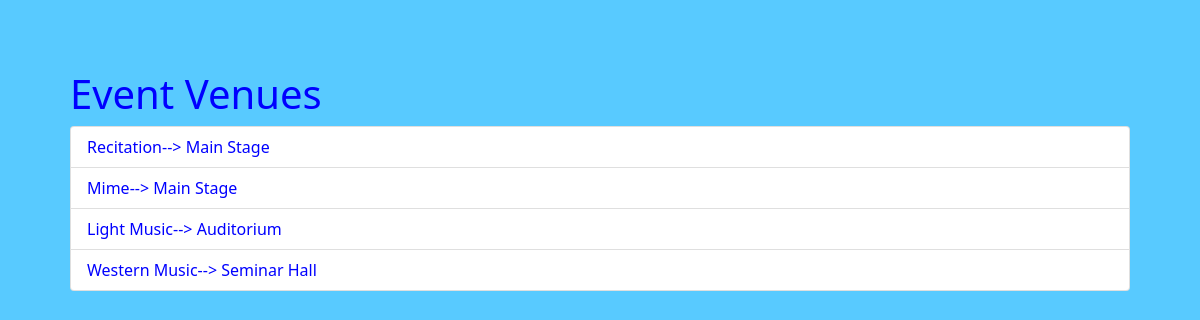
The page /eventdetails/ on the database as committed earlier.
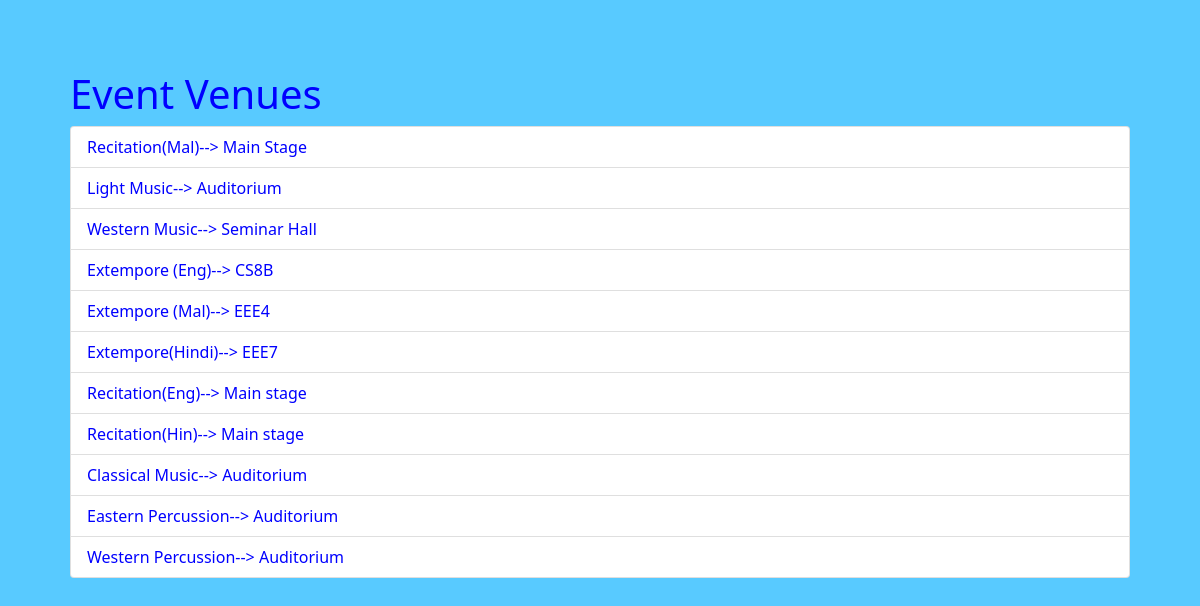
The same page on the database as committed later.
### arts/models.py (models this page shows, shortened)
class Events(models.Model):
    event_name=models.CharField(max_length=200,blank=False)
    event_venue=models.CharField(max_length=200,blank=False)

### arts/views.py (the view)
# urls.py: path('eventdetails/',eventdetails,name="eventdetails"),
def eventdetails(request):
    Event = Events.objects.all()
    context = {}
    context['Event'] = Event
    return render(request, 'eventdetails.html', context)

### templates/eventdetails.html (shortened to what this page needs)
{% extends 'base.html' %}
{% block body %}
        <h1>Event Venues</h1>
        <ul class="list-group">
            {% for Even in Event %}
            <li class="list-group-item">{{Even.event_name}}-->
                              {{Even.event_venue}}</li>
            {% endfor%}
        </ul>
{% endblock body %}

### templates/base.html (shortened to what this page needs)
{% load static %}
<!DOCTYPE html>
<html lang="en">
<head>
    <link href="https://cdn.jsdelivr.net/npm/bootstrap@5.0.0-beta1/dist/css/bootstrap.min.css" rel="stylesheet">
    <link rel="stylesheet" href="{% static 'css/main.css' %}">
</head>
<body>
    {% block body %}
    {% endblock body %}
</body>
</html>

### static/css/main.css (style rules this page uses)
body { background-color: rgb(88, 202, 255); padding: 70px; }
h1 { color: blue; }
li { color: blue; }

Rows that differ between the two databases and show on the page:
removed Events: event_name "Mime", event_venue "Main Stage"
changed Events "Main Stage": event_name "Recitation" → "Recitation(Mal)"
added Events: event_name "Extempore (Eng)", event_venue "CS8B"
added Events: event_name "Extempore (Mal)", event_venue "EEE4"
added Events: event_name "Extempore(Hindi)", event_venue "EEE7"
added Events: event_name "Recitation(Eng)", event_venue "Main stage"
added Events: event_name "Recitation(Hin)", event_venue "Main stage"
added Events: event_name "Classical Music", event_venue "Auditorium"
added Events: event_name "Eastern Percussion", event_venue "Auditorium"
added Events: event_name "Western Percussion", event_venue "Auditorium"
